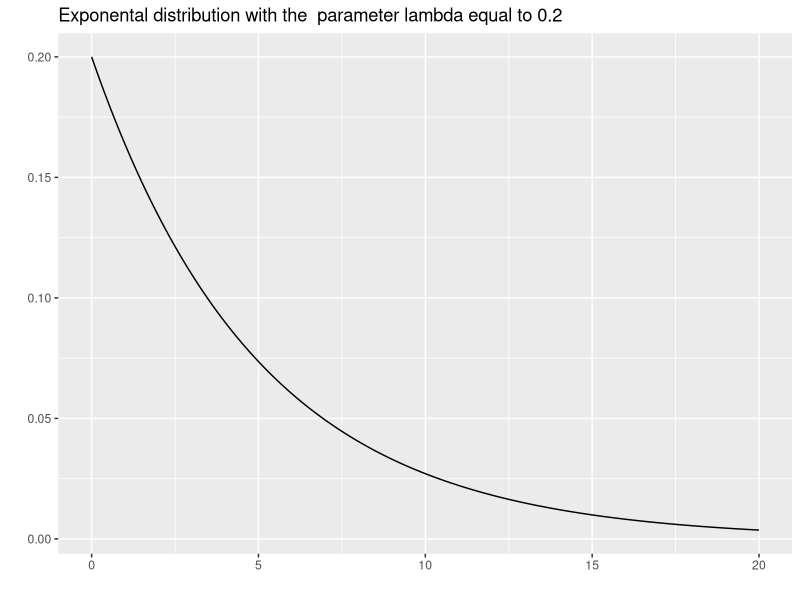
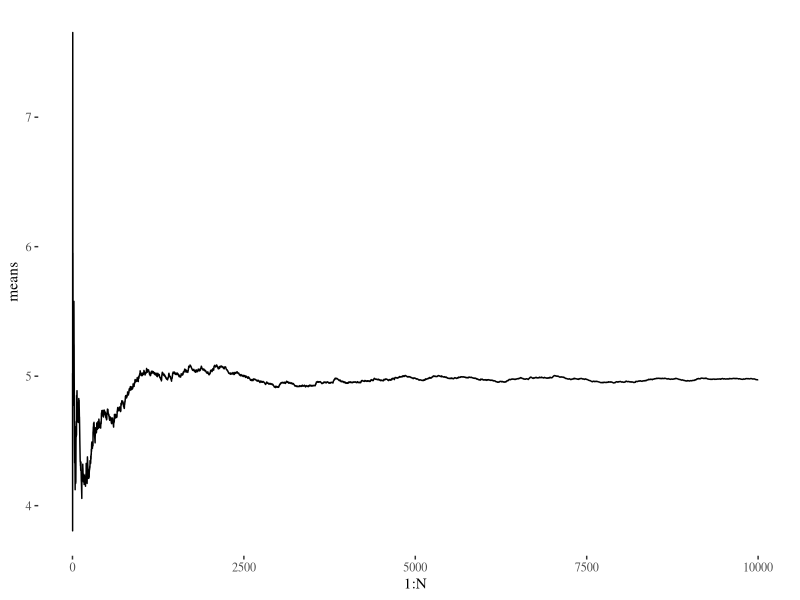
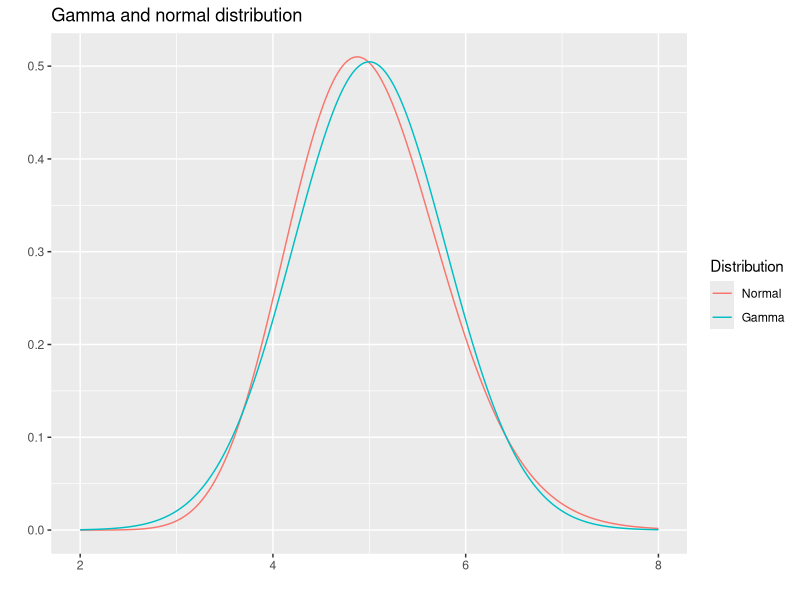
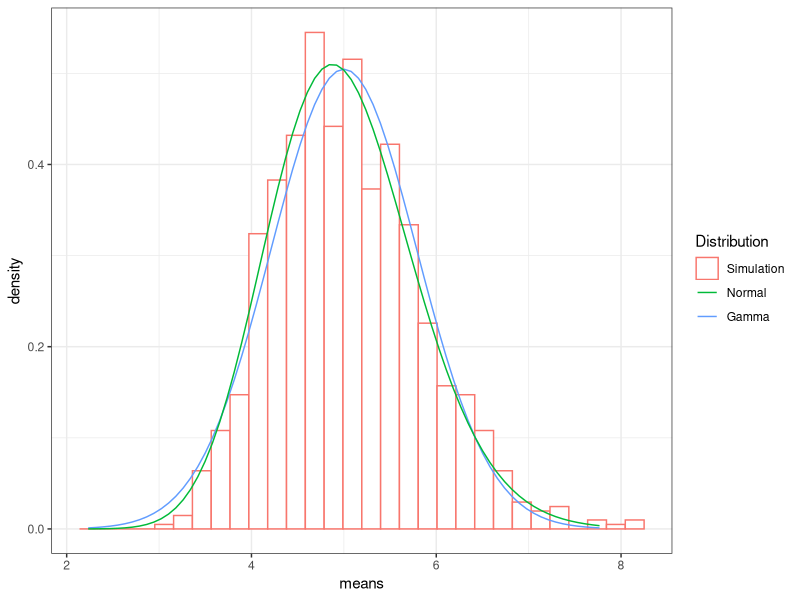
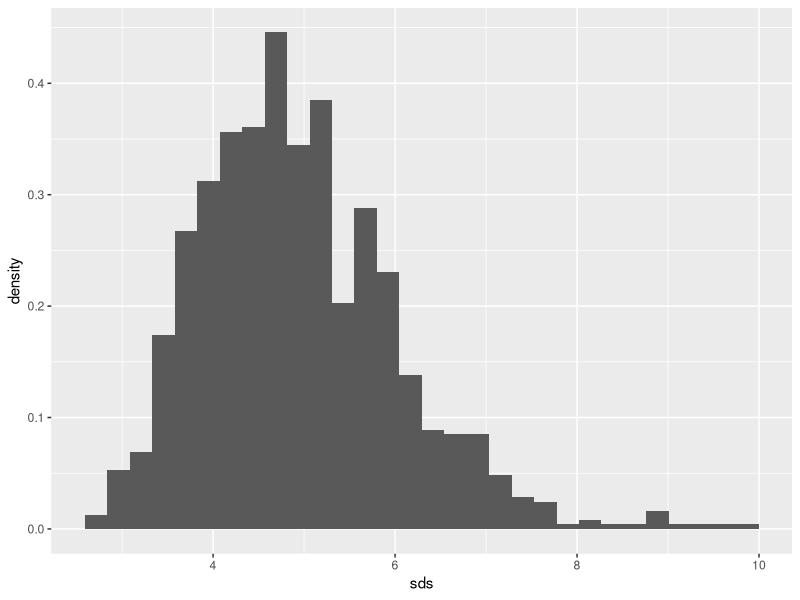

These charts were generated, in order, by the following R code:
## ---- chunk 1
require("knitr")
require("markdown")
require("ggplot2")
## ---- chunk 2
x <- seq(0,20,0.1)
lambda <- 0.2
ggplot() + geom_path(aes(x,dexp(x,lambda)))+labs(x="",y="") +
    labs(title="Exponental distribution with the  parameter lambda equal to 0.2")
## ---- chunk 3
N <- 10000
set.seed(1000)
exps <- rexp(N,lambda)
means <- sapply(1:N, function(n) mean(exps[1:n]))
vars <- sapply(1:N, function(n) var(exps[1:n]))

require("ggthemes")
ggplot()+geom_line(aes(1:N, means))+theme_tufte()
## ---- chunk 4
x <- seq(2,8,0.01)
k <- 40
e40.m <- lambda^{-1}
e40.sd <- lambda^{-1}/sqrt(40)
ggplot()+geom_path(aes(x,dgamma(x, shape= k, rate = k*lambda), colour="blue"))+
    geom_path(aes(x=x, y = dnorm(x, e40.m, e40.sd), colour="red") )+
        labs(x="", y="", title="Gamma and normal distribution")+
                 scale_colour_discrete(name  ="Distribution",
                                       labels=c("Normal", "Gamma"))

## ---- chunk 5
N <- 1000
require("data.table")
means <- c()
sds <- c()
set.seed(10)
for (n in 1:N) {
  exps <- rexp(k, lambda)
  means <- c(means,mean(exps))
  sds <- c(sds, sd(exps))
}
e40.dt <- data.table(means=means)
x <- seq(e40.m-3.5*e40.sd,e40.m+3.5*e40.sd,e40.sd/10)
ggplot()+geom_histogram(data=e40.dt,aes(x=means, y=..density..,colour="black"),
                        fill="white")+
    geom_path(aes(x=x, y = dnorm(x, e40.m, e40.sd),colour="red"))+theme_bw()+
        geom_path(aes(x,k*dgamma(k*x, shape= k, scale = 5), colour="blue"))+
            scale_colour_discrete(name  ="Distribution",
                                  labels=c("Simulation","Normal", "Gamma"))

## ---- chunk 6
ggplot()+geom_histogram(data=e40.dt,aes(x=sds, y=..density..))
